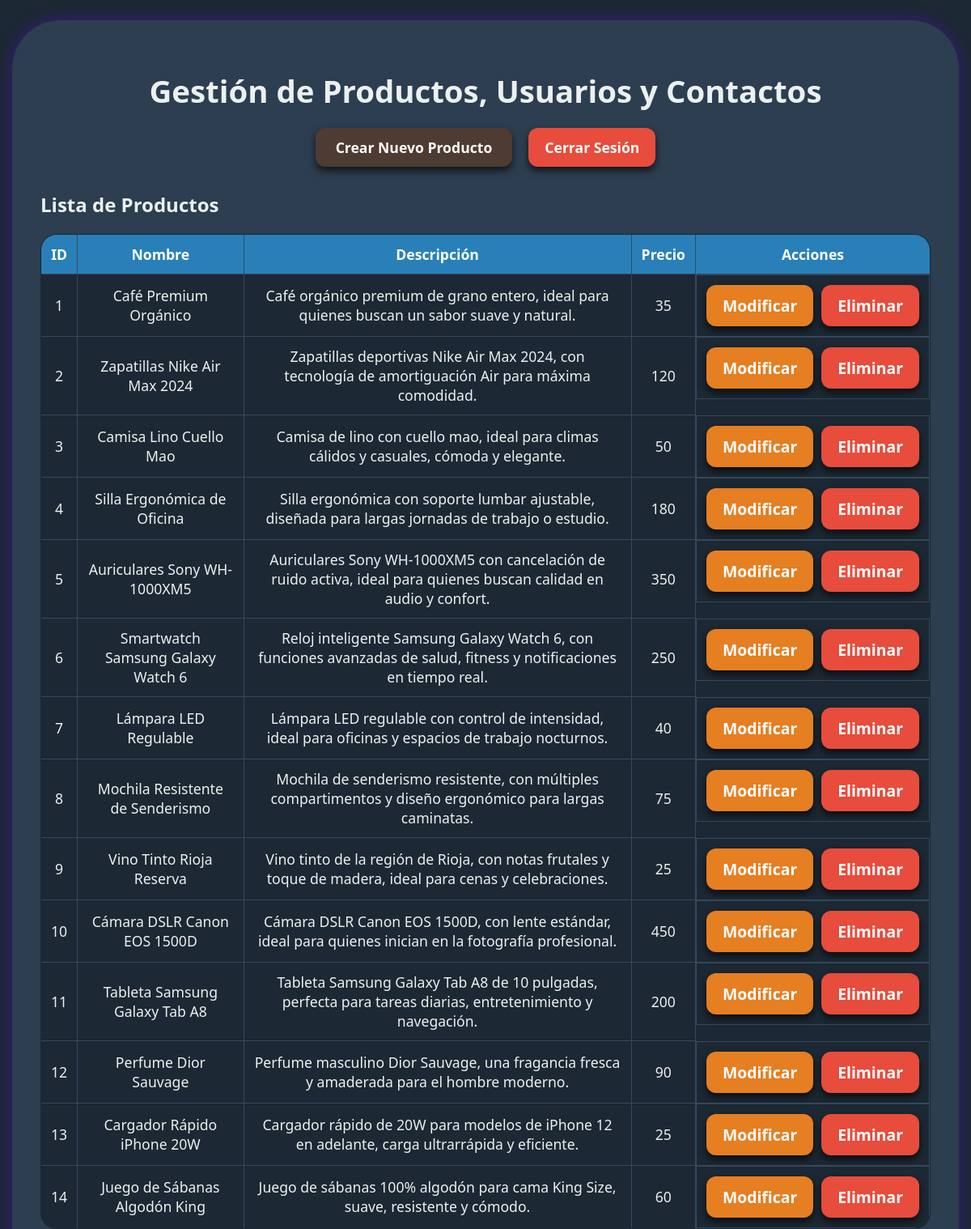
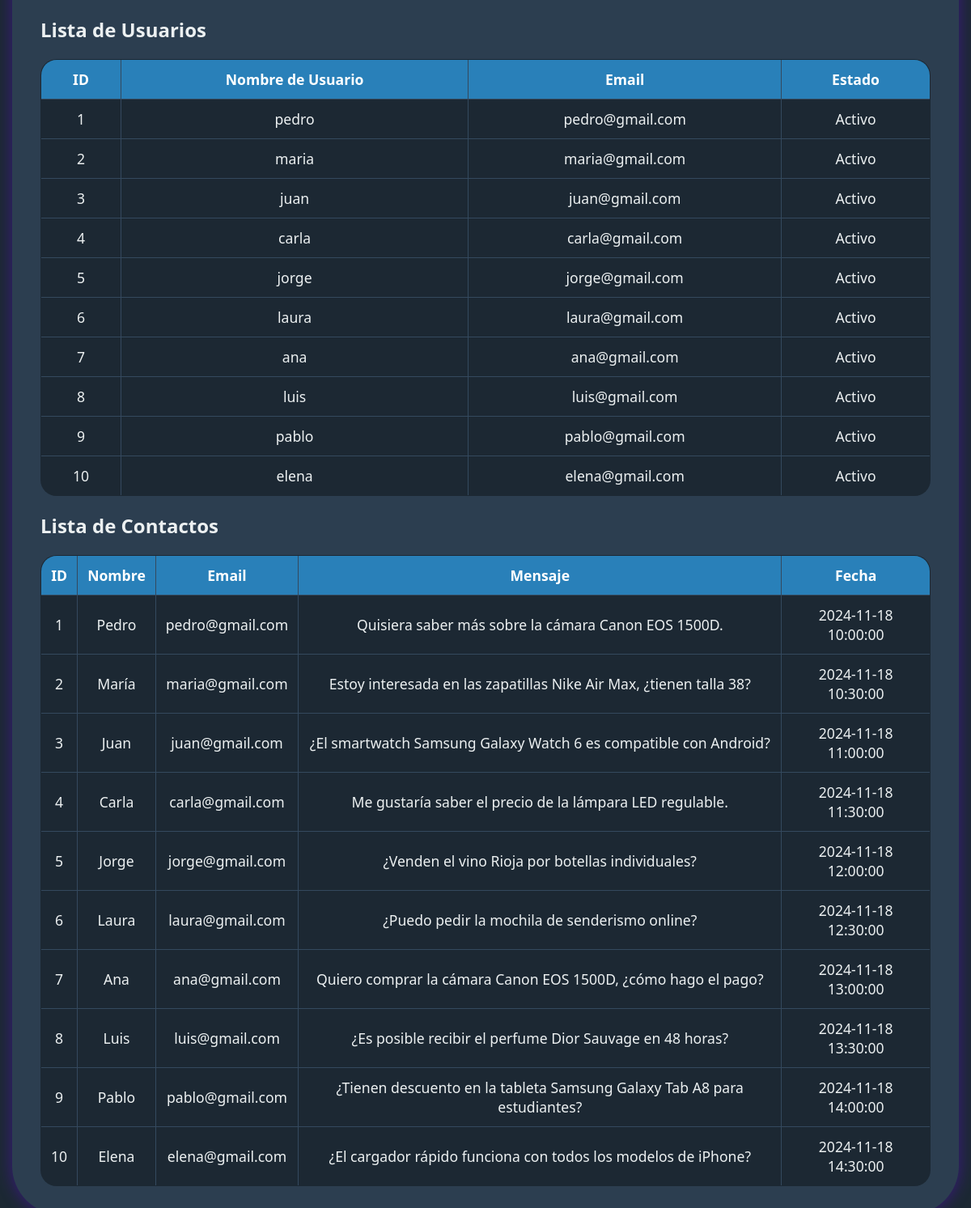
Page /index.php (signed in) on the committed database (2 pictures, top to bottom).
### tables this page shows
CREATE TABLE `productos` (
  `id` int(11) NOT NULL,
  `name` varchar(256) NOT NULL,
  `description` text NOT NULL,
  `price` int(11) NOT NULL,
  `category_id` int(11) NOT NULL,
  `created` datetime NOT NULL,
  `modified` timestamp NOT NULL DEFAULT current_timestamp()
);

CREATE TABLE `users` (
  `user_id` bigint(20) UNSIGNED NOT NULL,
  `username` varchar(60) NOT NULL,
  `user_email` varchar(100) NOT NULL,
  `user_status` int(11) NOT NULL DEFAULT 0
);

CREATE TABLE `contacts` (
  `contact_id` int(11) NOT NULL,
  `name` varchar(255) NOT NULL,
  `email` varchar(255) NOT NULL,
  `message` text NOT NULL,
  `created` datetime NOT NULL
);

### Controlador/productos.php (called while the page is built, shortened)
<?php
class Productos {
    private $conn;
    private $table_name = "productos";
    public function __construct($db) {
        $this->conn = $db;
    }
    public function read() {
        $query = "SELECT * FROM " . $this->table_name;
        $stmt = $this->conn->prepare($query);
        $stmt->execute();
        return $stmt->fetchAll(PDO::FETCH_ASSOC);
    }
}
?>

### index.php (the view, shortened to what this page needs)
<?php
require_once 'controlador/productos.php';
$database = new Database();
$db = $database->getConnection();
$productos = new productos($db);
$query_users = "SELECT * FROM users";
$stmt_users = $db->prepare($query_users);
$stmt_users->execute();
$users_data = $stmt_users->fetchAll(PDO::FETCH_ASSOC);
$query_contacts = "SELECT * FROM contacts";
$stmt_contacts = $db->prepare($query_contacts);
$stmt_contacts->execute();
$contacts_data = $stmt_contacts->fetchAll(PDO::FETCH_ASSOC);
$productos_data = $productos->read();
echo '<!DOCTYPE html>';
echo '<html lang="es">';
echo '<head>';
echo '    <link rel="stylesheet" href="css/styles.css">';
echo '</head>';
echo '<body>';
echo '<div class="container">';
echo '    <h1>Gestión de Productos, Usuarios y Contactos</h1>';
echo '    <div class="header-buttons">';
echo '        <a href="alta.php" class="btn btn-primary">Crear Nuevo Producto</a>';
echo '        <a href="cerrar_sesion.php" class="btn btn-danger">Cerrar Sesión</a>';
echo '    </div>';
echo '    <h2>Lista de Productos</h2>';
echo '    <table>';
echo '        <tr>';
echo '            <th>ID</th>';
echo '            <th>Nombre</th>';
echo '            <th>Descripción</th>';
echo '            <th>Precio</th>';
echo '            <th>Acciones</th>';
echo '        </tr>';
foreach ($productos_data as $producto) {
    echo '<tr>';
    echo '    <td>' . $producto['id'] . '</td>';
    echo '    <td>' . $producto['name'] . '</td>';
    echo '    <td>' . $producto['description'] . '</td>';
    echo '    <td>' . $producto['price'] . '</td>';
    echo '    <td class="table-actions">';
    echo '        <a href="modificar.php?id=' . $producto['id'] . '" class="btn btn-warning">Modificar</a>';
    echo '        <a href="index.php?delete_id=' . $producto['id'] . '" class="btn btn-danger">Eliminar</a>';
    echo '    </td>';
    echo '</tr>';
}
echo '    </table>';
echo '    <h2>Lista de Usuarios</h2>';
echo '    <table>';
echo '        <tr>';
echo '            <th>ID</th>';
echo '            <th>Nombre de Usuario</th>';
echo '            <th>Email</th>';
echo '            <th>Estado</th>';
echo '        </tr>';
foreach ($users_data as $user) {
    echo '<tr>';
    echo '    <td>' . $user['user_id'] . '</td>';
    echo '    <td>' . $user['username'] . '</td>';
    echo '    <td>' . $user['user_email'] . '</td>';
    echo '    <td>' . ($user['user_status'] == 1 ? 'Activo' : 'Inactivo') . '</td>';
    echo '</tr>';
}
echo '    </table>';
echo '    <h2>Lista de Contactos</h2>';
echo '    <table>';
echo '        <tr>';
echo '            <th>ID</th>';
echo '            <th>Nombre</th>';
echo '            <th>Email</th>';
echo '            <th>Mensaje</th>';
echo '            <th>Fecha</th>';
echo '        </tr>';
foreach ($contacts_data as $contact) {
    echo '<tr>';
    echo '    <td>' . $contact['contact_id'] . '</td>';
    echo '    <td>' . $contact['name'] . '</td>';
    echo '    <td>' . $contact['email'] . '</td>';
    echo '    <td>' . $contact['message'] . '</td>';
    echo '    <td>' . $contact['created'] . '</td>';
    echo '</tr>';
}
echo '    </table>';
echo '</div>';
echo '</body>';
echo '</html>';
?>

### css/styles.css (style rules this page uses)
body { font-family: 'Segoe UI', Tahoma, Geneva, Verdana, sans-serif; background-color: #1c2833; color: #ecf0f1; margin: 0; padding: 0; font-size: 16px; display: flex; justify-content: center; align-items: center; min-height: 100vh; }
.container { width: auto; max-width: 1100px; min-width: 900px; background: #2c3e50; padding: 35px; box-shadow: 0 0 20px rgba(109, 5, 255, 0.378); border-radius: 60px; margin: 25px auto; }
h1 { color: #ecf0f1; font-size: 2.4em; text-align: center; margin-bottom: 20px; }
.header-buttons { display: flex; justify-content: center; gap: 20px; margin-bottom: 30px; }
.btn { padding: 12px 20px; color: #fff; text-decoration: none; display: inline-block; border-radius: 12px; text-align: center; cursor: pointer; transition: background-color 0.3s; border: none; box-shadow: 0 5px 10px rgba(0, 0, 0, 0.663); font-weight: 600; font-size: 1.1em; font-family: 'Segoe UI', sans-serif; }
.btn-primary { background-color: #4E3B31; color: #ffffff; padding: 12px 25px; }
.btn-danger { background-color: #e74c3c; }
.btn-warning { background-color: #e67e22; color: #ffffff; }
.table-actions { display: flex; justify-content: center; gap: 10px; }
.btn { text-decoration: none; }
table { width: 100%; border-collapse: collapse; margin-top: 20px; background-color: #1c2833; border-radius: 20px; overflow: hidden; border: 1px solid #34495e; }
table th, table td { padding: 12px; text-align: center; border: 1px solid #34495e; color: #ecf0f1; font-size: 1.1em; }
table th { background-color: #2980b9; color: white; font-weight: bold; }

### rows in the picture
productos: id "1", name "Café Premium Orgánico", description "Café orgánico premium de grano entero, ideal para quienes buscan un sabor suave y natural.", price "35"
productos: id "2", name "Zapatillas Nike Air Max 2024", description "Zapatillas deportivas Nike Air Max 2024, con tecnología de amortiguación Air para máxima comodidad.", price "120"
productos: id "3", name "Camisa Lino Cuello Mao", description "Camisa de lino con cuello mao, ideal para climas cálidos y casuales, cómoda y elegante.", price "50"
productos: id "4", name "Silla Ergonómica de Oficina", description "Silla ergonómica con soporte lumbar ajustable, diseñada para largas jornadas de trabajo o estudio.", price "180"
productos: id "5", name "Auriculares Sony WH-1000XM5", description "Auriculares Sony WH-1000XM5 con cancelación de ruido activa, ideal para quienes buscan calidad en audio y confort.", price "350"
productos: id "6", name "Smartwatch Samsung Galaxy Watch 6", description "Reloj inteligente Samsung Galaxy Watch 6, con funciones avanzadas de salud, fitness y notificaciones en tiempo real.", price "250"
productos: id "7", name "Lámpara LED Regulable", description "Lámpara LED regulable con control de intensidad, ideal para oficinas y espacios de trabajo nocturnos.", price "40"
productos: id "8", name "Mochila Resistente de Senderismo", description "Mochila de senderismo resistente, con múltiples compartimentos y diseño ergonómico para largas caminatas.", price "75"
productos: id "9", name "Vino Tinto Rioja Reserva", description "Vino tinto de la región de Rioja, con notas frutales y toque de madera, ideal para cenas y celebraciones.", price "25"
productos: id "10", name "Cámara DSLR Canon EOS 1500D", description "Cámara DSLR Canon EOS 1500D, con lente estándar, ideal para quienes inician en la fotografía profesional.", price "450"
productos: id "11", name "Tableta Samsung Galaxy Tab A8", description "Tableta Samsung Galaxy Tab A8 de 10 pulgadas, perfecta para tareas diarias, entretenimiento y navegación.", price "200"
productos: id "12", name "Perfume Dior Sauvage", description "Perfume masculino Dior Sauvage, una fragancia fresca y amaderada para el hombre moderno.", price "90"
productos: id "13", name "Cargador Rápido iPhone 20W", description "Cargador rápido de 20W para modelos de iPhone 12 en adelante, carga ultrarrápida y eficiente.", price "25"
productos: id "14", name "Juego de Sábanas Algodón King", description "Juego de sábanas 100% algodón para cama King Size, suave, resistente y cómodo.", price "60"
users: user_id "1", username "pedro", user_email "pedro@gmail.com", user_status "Activo"
users: user_id "2", username "maria", user_email "maria@gmail.com", user_status "Activo"
users: user_id "3", username "juan", user_email "juan@gmail.com", user_status "Activo"
users: user_id "4", username "carla", user_email "carla@gmail.com", user_status "Activo"
users: user_id "5", username "jorge", user_email "jorge@gmail.com", user_status "Activo"
users: user_id "6", username "laura", user_email "laura@gmail.com", user_status "Activo"
users: user_id "7", username "ana", user_email "ana@gmail.com", user_status "Activo"
users: user_id "8", username "luis", user_email "luis@gmail.com", user_status "Activo"
users: user_id "9", username "pablo", user_email "pablo@gmail.com", user_status "Activo"
users: user_id "10", username "elena", user_email "elena@gmail.com", user_status "Activo"
contacts: contact_id "1", name "Pedro", email "pedro@gmail.com", message "Quisiera saber más sobre la cámara Canon EOS 1500D.", created "2024-11-18 10:00:00"
contacts: contact_id "2", name "María", email "maria@gmail.com", message "Estoy interesada en las zapatillas Nike Air Max, ¿tienen talla 38?", created "2024-11-18 10:30:00"
contacts: contact_id "3", name "Juan", email "juan@gmail.com", message "¿El smartwatch Samsung Galaxy Watch 6 es compatible con Android?", created "2024-11-18 11:00:00"
contacts: contact_id "4", name "Carla", email "carla@gmail.com", message "Me gustaría saber el precio de la lámpara LED regulable.", created "2024-11-18 11:30:00"
contacts: contact_id "5", name "Jorge", email "jorge@gmail.com", message "¿Venden el vino Rioja por botellas individuales?", created "2024-11-18 12:00:00"
contacts: contact_id "6", name "Laura", email "laura@gmail.com", message "¿Puedo pedir la mochila de senderismo online?", created "2024-11-18 12:30:00"
contacts: contact_id "7", name "Ana", email "ana@gmail.com", message "Quiero comprar la cámara Canon EOS 1500D, ¿cómo hago el pago?", created "2024-11-18 13:00:00"
contacts: contact_id "8", name "Luis", email "luis@gmail.com", message "¿Es posible recibir el perfume Dior Sauvage en 48 horas?", created "2024-11-18 13:30:00"
contacts: contact_id "9", name "Pablo", email "pablo@gmail.com", message "¿Tienen descuento en la tableta Samsung Galaxy Tab A8 para estudiantes?", created "2024-11-18 14:00:00"
contacts: contact_id "10", name "Elena", email "elena@gmail.com", message "¿El cargador rápido funciona con todos los modelos de iPhone?", created "2024-11-18 14:30:00"
